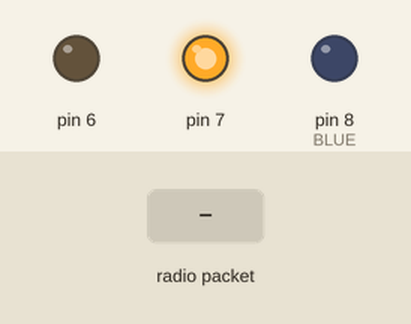
A sketch run on a simulated Arduino Uno, built with avr-gcc and run on an emulated ATmega328P. Parts: output pins drawn as LEDs (lit = HIGH). Inputs (shaded band) come from the test bench. No radio packets arrive unless stated; what the sketch prints to the serial monitor is not drawn.

Above: at 1.2 s.
1.3 s: radio packet "L" arrives
At 2.1 s:
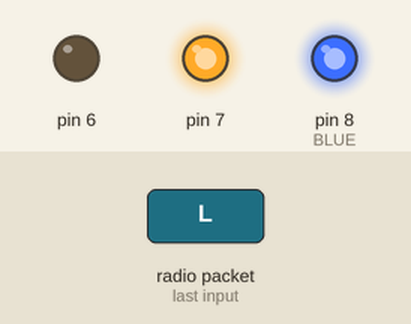
2.8 s: radio packet "l" arrives
At 3.9 s:
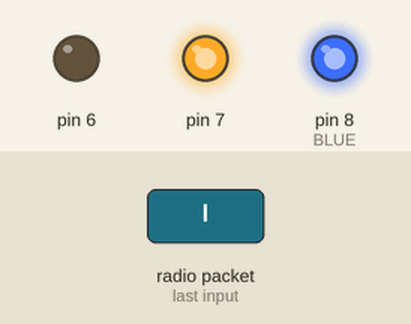
Timing chart, 0 to 5.8 s (numbered marks = the images above; inputs shaded):
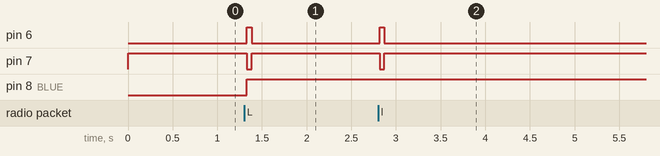

The sketch:

tindieRxTank.ino
```cpp
// This module gets loaded on the nrf/arduino component
// The NrfSerial class is used by the master device to drive
// this nrf component.
#include <EEPROM.h>
#include <SPI.h>
#include "nRF24L01.h"
#include "RF24.h"

#define CHANNEL 0x34

//nRF24 pins
#define CEPIN 9
#define CSNPIN 10
//     MOSI     -> 11
//     MISO     -> 12
//     SCK      -> 13


#define TXLENGTH 32
RF24 radio(CEPIN, CSNPIN);
char fire = 'f';
char dButton = 'd';
char cButton = 'c';

char payload[TXLENGTH];

void initializeRadio() {
  const byte thisSlaveAddress[5] = {'R', 'x', 'A', 'A', 'A'};

  radio.begin();
  radio.setAddressWidth(5);
  radio.setChannel(CHANNEL);
  radio.setDataRate(RF24_1MBPS);
  radio.setPayloadSize (TXLENGTH);
  radio.setPALevel (3);
  radio.setAutoAck(0);
  radio.openReadingPipe(1, thisSlaveAddress);
  radio.startListening();
}

void setup() {
  Serial.begin (9600);
  initializeRadio ();
  Serial.print ( "!" );


  //LED
  pinMode (6,OUTPUT);
  digitalWrite (6,1);
  pinMode (7,OUTPUT);
  digitalWrite (7,1);
  pinMode (8,OUTPUT); // BLUE
  digitalWrite (8,0);

}

void loop() {
  char ch;
  char oneCh[] = " ";
  unsigned char length;
  static unsigned long timeout = 0;
  static int count = 0;

  if (millis() > timeout) {
    timeout = millis() + 50;
    if (radio.available()) {
      radio.read(&payload[0], TXLENGTH);
      ch = payload[0];
      if ((ch == 'L') || (ch == 'l')) {
        Serial.print (ch);
      }

      ch = payload[1];
      if ((ch == 'R') || (ch == 'r'))  {
        Serial.print (ch);
      }

      ch = payload[2];
      if ((ch == 'T') || (ch == 't')) {
        Serial.print (ch);
      }

      // One shot
      ch = payload[3];
      if (ch == 'F') {
         if (fire == 'f') {
            Serial.println ( "F" );
         }
      }
      fire = ch;

      // Show on depress/release only once
      ch = payload[4];
      if (ch == 'C')  {
         if (cButton == 'c' ) {
           Serial.println ( "C" );
         }
      } else if (ch == 'c') {
         if (cButton == 'C') {
            Serial.println ( "c" );
         }
      }
      cButton = ch;


      ch = payload[5];
      if (ch == 'D') {
         if (dButton == 'd' ) {
           Serial.println ( "D" );
         }
      } else if (ch == 'd') {
         if (dButton == 'D') {
            Serial.println ( "d" );
         }
      }
      dButton = ch;

      digitalWrite (8,1);
      digitalWrite (6,1);
      digitalWrite (7,0);   // GREEN

    } else {
      digitalWrite (7,1);
      digitalWrite (6,0); // RED
    }
  }
}
```

Measured:
- after the input at 1.3 s, pin 6: LOW → HIGH at once, → LOW 0.05 s later; pin 7: HIGH → LOW at once, → HIGH 0.05 s later; pin 8 (BLUE): LOW → HIGH at once
- after the input at 2.8 s, pin 6: LOW → HIGH at once, → LOW 0.05 s later; pin 7: HIGH → LOW at once, → HIGH 0.05 s later
